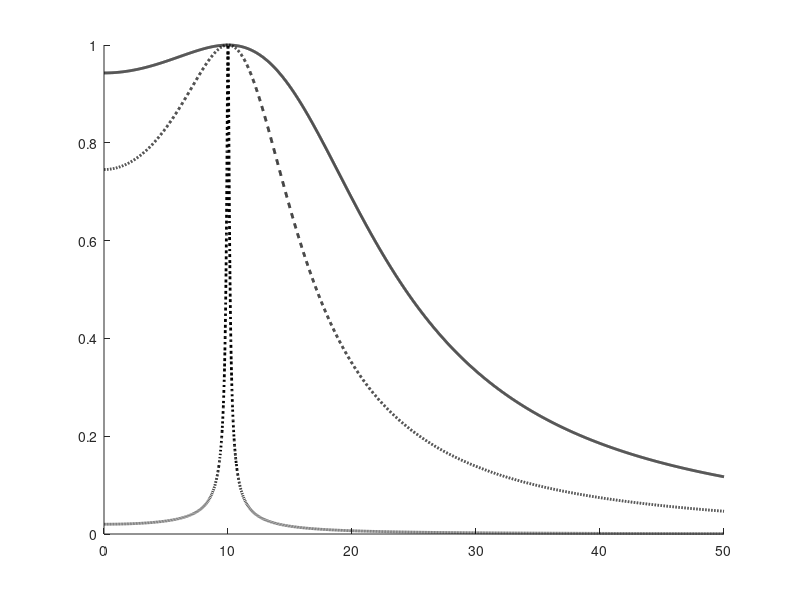

This figure's MATLAB source: (Note: this script raises an error after producing the figure.)
w=0:0.01:50; W=10;
figure('Color','w'); hold on;
n=0.1; p=sqrt(W^2+2*n^2); b=2*n*sqrt(p^2-n^2);
A=b./sqrt((p^2-w.^2).^2+4*n.^2*w.^2);
plot(w,A,':','Color','black','LineWidth',2);
n=5; p=sqrt(W^2+2*n^2); b=2*n*sqrt(p^2-n^2);
A=b./sqrt((p^2-w.^2).^2+4*n.^2*w.^2);
plot(w,A,'--','Color','black','LineWidth',2);
n=10; p=sqrt(W^2+2*n^2); b=2*n*sqrt(p^2-n^2);
A=b./sqrt((p^2-w.^2).^2+4*n.^2*w.^2);
plot(w,A,'-','Color','black','LineWidth',2);
FormatCharts('$$\omega,{\textrm 1/s}$$','$$A(\omega)$$','')
legend('n=0,1','n=5,0','n=10,0');